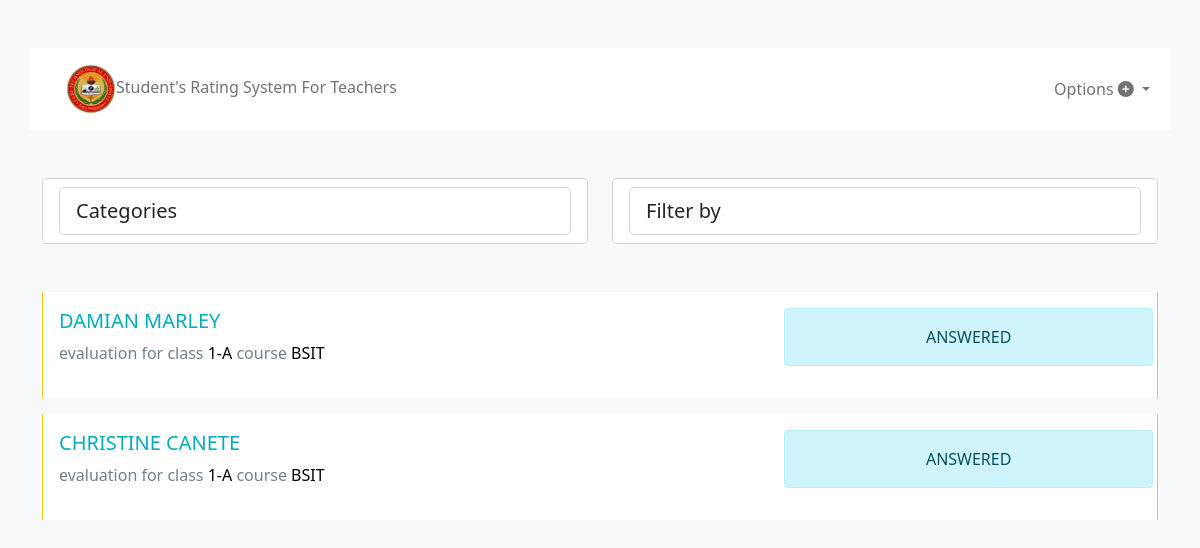
The page /views/students_dashboard.php (signed in) on the database its author committed.
### tables this page shows
CREATE TABLE `evaluations` (
  `id` int(11) NOT NULL,
  `school_year` varchar(255) NOT NULL,
  `semester` varchar(255) NOT NULL,
  `status` varchar(255) NOT NULL DEFAULT 'NO',
  `year` varchar(255) DEFAULT NULL,
  `section` varchar(255) DEFAULT NULL,
  `course` varchar(255) DEFAULT NULL,
  `teacher_id` varchar(255) DEFAULT NULL
);

CREATE TABLE `teachers` (
  `teacher_id` int(11) NOT NULL,
  `fname` varchar(255) NOT NULL,
  `lname` varchar(255) NOT NULL,
  `department` varchar(255) DEFAULT NULL,
  `username` varchar(255) DEFAULT NULL,
  `password` varchar(255) DEFAULT NULL
);

### controller/functions.php (called while the page is built, shortened)
<?php
function get_one_data($table,$pk_column,$id){
    $conn = connect_db();
    $sql = "SELECT * FROM $table WHERE $pk_column ='$id' ";
    $result = $conn->query($sql);
    return $result->fetch_assoc();
}
function get_evaluations($year,$section,$course){
    $conn = connect_db();
    $sql = "SELECT * FROM evaluations WHERE year = '$year' AND section = '$section' AND course = '$course'";
    $result = $conn->query($sql);
    if ($result->num_rows > 0) {
        $rows = array();
        while ($row = $result->fetch_assoc()) {
            $rows[] = $row;
        }
        return $rows;
    }else{
        return FALSE;
    }
}
function check_if_student_answered_question($student_id,$eval_id){
    $conn = connect_db();
    $sql = "SELECT * FROM answers WHERE student_id = '$student_id' AND eval_id = '$eval_id'";
    $result = $conn->query($sql);
    if ($result->num_rows > 0) {
        return "ANSWERED";
    }else{
        return FALSE;
    }
}
?>

### views/students_dashboard.php (the view, shortened to what this page needs)
<?php
include '../controller/functions.php';
$eval = get_evaluations($_SESSION['level'], $_SESSION['section'], $_SESSION['course']);
?>
<div class="container">
    <div class="row my-5">
        <?php include 'navbar-students.php'; ?>
    </div>
</div>
<link rel="stylesheet" href="../css/students_dashboard.css">
<link href="https://code.ionicframework.com/ionicons/2.0.1/css/ionicons.min.css" rel="stylesheet">
<div class="container">
    <div class="row">
        <div class="col-lg-12 mb-3">
            <div class="row text-left mb-5">
                <div class="col-lg-6 mb-3 mb-sm-0">
                    <div class="dropdown bootstrap-select form-control form-control-lg bg-white bg-op-9 text-sm w-lg-50" style="width: 100%;">
                        <select class="form-control form-control-lg bg-white bg-op-9 text-sm w-lg-50" data-toggle="select" tabindex="-98">
                            <option> Categories </option>
                        </select>
                    </div>
                </div>
                <div class="col-lg-6 text-lg-right">
                    <div class="dropdown bootstrap-select form-control form-control-lg bg-white bg-op-9 ml-auto text-sm w-lg-50" style="width: 100%;">
                        <select class="form-control form-control-lg bg-white bg-op-9 ml-auto text-sm w-lg-50" data-toggle="select" tabindex="-98">
                            <option> Filter by </option>
                        </select>
                    </div>
                </div>
            </div>
            <?php if ($eval == FALSE) { ?>
                <div class="alert alert-warning alert-dismissible fade show mt-5" role="alert">
                    <button type="button" class="btn-close" data-bs-dismiss="alert" aria-label="Close"></button>
                    <strong>NO EVALUATIONS AVAILABLE YET</strong>
                </div>
                <script>
                    var alertList = document.querySelectorAll('.alert');
                    alertList.forEach(function(alert) {
                        new bootstrap.Alert(alert)
                    })
                </script>
            <?php } else { ?>
                <?php foreach ($eval as $row) : ?>
                    <?php if ($row['status'] == 'YES') { ?>
                        <?php if(check_if_student_answered_question($_SESSION['id'],$row['id']) == 'ANSWERED'){ ?>
                            <div class="card row-hover pos-relative py-3 px-3 mb-3 border-warning border-top-0 border-right-0 border-bottom-0 rounded-0">
                            <div class="row align-items-center">
                                <div class="col-md-8 mb-3 mb-sm-0 ">
                                    <h5>
                                        <a href="#" class="text-primary"><?php
                                            $data = get_one_data('teachers','teacher_id',$row['teacher_id']);
                                            echo strtoupper($data['fname'])." ".strtoupper($data['lname']);
                                        ?></a>
                                    </h5>
                                    <p class="text-sm"><span class="op-6">evaluation for class</span> <a class="text-black" href="#"><?php echo $row['year']."-".$row['section'] ?></a> <span class="op-6">course</span> <a class="text-black" href="#"><?php echo $row['course'] ?></a></p>
                                </div>
                                <div class="col-md-4 op-7">
                                    <div class="row text-center op-7">
                                       <div class="alert alert-info">ANSWERED</div>
                                    </div>
                                </div>
                            </div>
                        </div>
                        <?php } ?>
                    <?php } ?>
                <?php endforeach ?>
            <?php } ?>
        </div>

### css/students_dashboard.css (style rules this page uses)
body { margin-top:20px; background:#eee; color: #708090; }
a { text-decoration:none; }
.text-primary, a.text-primary:focus, a.text-primary:hover { color: #00ADBB!important; }
.text-black, .text-hover-black:hover { color: #000 !important; }

### rows shown on the page
evaluations: teacher.fname "DAMIAN", teacher.lname "MARLEY", year "1", section "A", course "BSIT"
evaluations: teacher.fname "CHRISTINE", teacher.lname "CANETE", year "1", section "A", course "BSIT"
